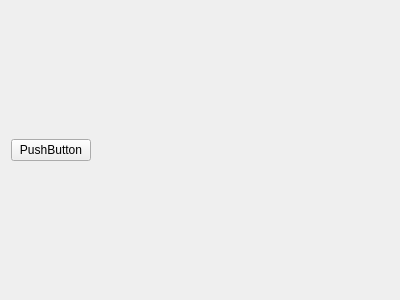
<?xml version="1.0" encoding="UTF-8"?>
<ui version="4.0">
 <class>Widget</class>
 <widget class="QWidget" name="Widget">
  <property name="geometry">
   <rect>
    <x>0</x>
    <y>0</y>
    <width>400</width>
    <height>300</height>
   </rect>
  </property>
  <property name="windowTitle">
   <string>Widget</string>
  </property>
  <layout class="QVBoxLayout" name="verticalLayout">
   <item>
    <layout class="QHBoxLayout" name="horizontalLayout">
     <item>
      <widget class="QPushButton" name="pushButton">
       <property name="text">
        <string>PushButton</string>
       </property>
      </widget>
     </item>
     <item>
      <spacer name="horizontalSpacer">
       <property name="orientation">
        <enum>Qt::Horizontal</enum>
       </property>
       <property name="sizeHint" stdset="0">
        <size>
         <width>40</width>
         <height>20</height>
        </size>
       </property>
      </spacer>
     </item>
    </layout>
   </item>
  </layout>
 </widget>
 <layoutdefault spacing="6" margin="11"/>
 <resources/>
 <connections/>
</ui>
